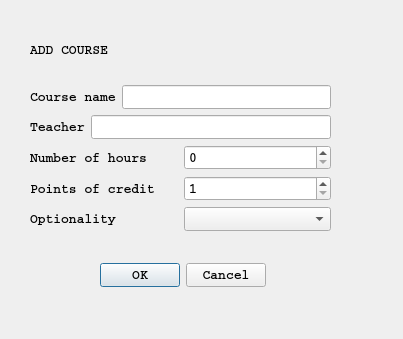
<?xml version="1.0" encoding="UTF-8"?>
<ui version="4.0">
 <class>CourseDialog</class>
 <widget class="QDialog" name="CourseDialog">
  <property name="geometry">
   <rect>
    <x>0</x>
    <y>0</y>
    <width>403</width>
    <height>339</height>
   </rect>
  </property>
  <property name="windowTitle">
   <string>Dialog</string>
  </property>
  <property name="styleSheet">
   <string notr="true">background-image: url(:/unic.jpg);</string>
  </property>
  <widget class="QDialogButtonBox" name="buttonBox">
   <property name="geometry">
    <rect>
     <x>100</x>
     <y>260</y>
     <width>166</width>
     <height>31</height>
    </rect>
   </property>
   <property name="font">
    <font>
     <family>Courier</family>
     <pointsize>10</pointsize>
     <weight>75</weight>
     <bold>true</bold>
    </font>
   </property>
   <property name="standardButtons">
    <set>QDialogButtonBox::Cancel|QDialogButtonBox::Ok</set>
   </property>
  </widget>
  <widget class="QWidget" name="layoutWidget">
   <property name="geometry">
    <rect>
     <x>30</x>
     <y>20</y>
     <width>301</width>
     <height>211</height>
    </rect>
   </property>
   <layout class="QVBoxLayout" name="verticalLayout_2">
    <item>
     <widget class="QLabel" name="label_3">
      <property name="font">
       <font>
        <family>Courier</family>
        <pointsize>10</pointsize>
        <weight>75</weight>
        <bold>true</bold>
       </font>
      </property>
      <property name="text">
       <string>ADD COURSE</string>
      </property>
     </widget>
    </item>
    <item>
     <layout class="QVBoxLayout" name="verticalLayout">
      <item>
       <layout class="QHBoxLayout" name="horizontalLayout">
        <item>
         <widget class="QLabel" name="courseName">
          <property name="font">
           <font>
            <family>Courier</family>
            <pointsize>10</pointsize>
            <weight>75</weight>
            <bold>true</bold>
           </font>
          </property>
          <property name="text">
           <string>Course name</string>
          </property>
         </widget>
        </item>
        <item>
         <widget class="QLineEdit" name="course">
          <property name="font">
           <font>
            <family>Courier</family>
            <pointsize>10</pointsize>
            <weight>75</weight>
            <bold>true</bold>
           </font>
          </property>
         </widget>
        </item>
       </layout>
      </item>
      <item>
       <layout class="QHBoxLayout" name="horizontalLayout_2">
        <item>
         <widget class="QLabel" name="teacherName">
          <property name="font">
           <font>
            <family>Courier</family>
            <pointsize>10</pointsize>
            <weight>75</weight>
            <bold>true</bold>
           </font>
          </property>
          <property name="text">
           <string>Teacher</string>
          </property>
         </widget>
        </item>
        <item>
         <widget class="QLineEdit" name="teacher">
          <property name="font">
           <font>
            <family>Courier</family>
            <pointsize>10</pointsize>
            <weight>75</weight>
            <bold>true</bold>
           </font>
          </property>
         </widget>
        </item>
       </layout>
      </item>
      <item>
       <layout class="QHBoxLayout" name="horizontalLayout_3">
        <item>
         <widget class="QLabel" name="nrOfH">
          <property name="font">
           <font>
            <family>Courier</family>
            <pointsize>10</pointsize>
            <weight>75</weight>
            <bold>true</bold>
           </font>
          </property>
          <property name="text">
           <string>Number of hours</string>
          </property>
         </widget>
        </item>
        <item>
         <widget class="QSpinBox" name="nrH">
          <property name="font">
           <font>
            <family>Courier</family>
            <pointsize>10</pointsize>
            <weight>75</weight>
            <bold>true</bold>
           </font>
          </property>
          <property name="maximum">
           <number>4</number>
          </property>
         </widget>
        </item>
       </layout>
      </item>
      <item>
       <layout class="QHBoxLayout" name="horizontalLayout_4">
        <item>
         <widget class="QLabel" name="nrOfPC">
          <property name="font">
           <font>
            <family>Courier</family>
            <pointsize>10</pointsize>
            <weight>75</weight>
            <bold>true</bold>
           </font>
          </property>
          <property name="text">
           <string>Points of credit</string>
          </property>
         </widget>
        </item>
        <item>
         <widget class="QSpinBox" name="nrCP">
          <property name="font">
           <font>
            <family>Courier</family>
            <pointsize>10</pointsize>
            <weight>75</weight>
            <bold>true</bold>
           </font>
          </property>
          <property name="minimum">
           <number>1</number>
          </property>
          <property name="maximum">
           <number>6</number>
          </property>
         </widget>
        </item>
       </layout>
      </item>
      <item>
       <layout class="QHBoxLayout" name="horizontalLayout_5">
        <item>
         <widget class="QLabel" name="optionality">
          <property name="font">
           <font>
            <family>Courier</family>
            <pointsize>10</pointsize>
            <weight>75</weight>
            <bold>true</bold>
           </font>
          </property>
          <property name="text">
           <string>Optionality</string>
          </property>
         </widget>
        </item>
        <item>
         <widget class="QComboBox" name="comboBox_optionality">
          <property name="font">
           <font>
            <family>Courier</family>
            <pointsize>10</pointsize>
            <weight>75</weight>
            <bold>true</bold>
           </font>
          </property>
         </widget>
        </item>
       </layout>
      </item>
     </layout>
    </item>
   </layout>
  </widget>
 </widget>
 <resources/>
 <connections/>
</ui>
